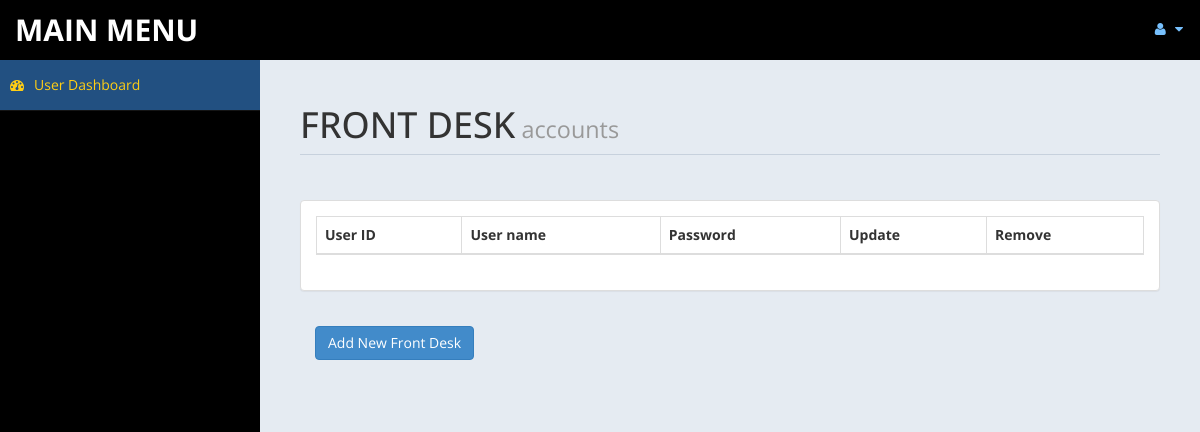
The app's page /frontdesk/usersetting.php (signed in), older data.
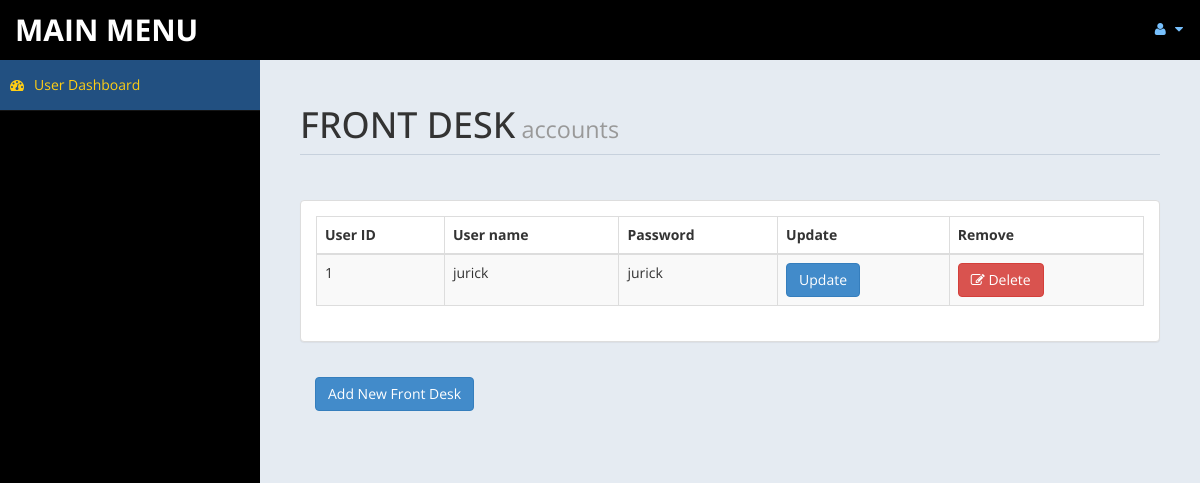
The same page, newer data.
### tables this page shows
CREATE TABLE `frontlogin` (
  `id` int(11) NOT NULL,
  `usname` varchar(200) NOT NULL,
  `pass` varchar(200) NOT NULL
);

### frontdesk/usersetting.php (the view, shortened to what this page needs)
<!DOCTYPE html>
<html xmlns="http://www.w3.org/1999/xhtml">
<head>
    <link href="assets/css/bootstrap.css" rel="stylesheet" />
    <link href="assets/css/font-awesome.css" rel="stylesheet" />
    <link href="assets/css/custom-styles.css" rel="stylesheet" />
    <link href="assets/js/dataTables/dataTables.bootstrap.css" rel="stylesheet" />
</head>
<body>
    <div id="wrapper">
        <nav class="navbar navbar-default top-navbar" role="navigation">
            <div class="navbar-header">
                <a class="navbar-brand" href="home.php">MAIN MENU </a>
            </div>
            <ul class="nav navbar-top-links navbar-right">
                <li class="dropdown">
                    <a class="dropdown-toggle" data-toggle="dropdown" href="#" aria-expanded="false">
                        <i class="fa fa-user fa-fw"></i> <i class="fa fa-caret-down"></i>
                    </a>
                </li>
            </ul>
        </nav>
        <nav class="navbar-default navbar-side" role="navigation">
            <div class="sidebar-collapse">
                <ul class="nav" id="main-menu">
                    <li>
                        <a class="active-menu" href="settings.php"><i class="fa fa-dashboard"></i>User Dashboard</a>
                    </li>
            </div>
        </nav>
        <div id="page-wrapper" >
            <div id="page-inner">
			 <div class="row">
                    <div class="col-md-12">
                        <h1 class="page-header">
                           FRONT DESK<small> accounts </small>
                        </h1>
                    </div>
                </div>
            <?php
						include ('db.php');
						$sql = "SELECT * FROM `frontlogin`";
						$re = mysqli_query($con,$sql)
				?>
            <div class="row">
                <div class="col-md-12">
                    <div class="panel panel-default">
                        <div class="panel-body">
                            <div class="table-responsive">
                                <table class="table table-striped table-bordered table-hover" id="dataTables-example">
                                    <thead>
                                        <tr>
                                            <th>User ID</th>
											<th>User name</th>
                                            <th>Password</th>
											<th>Update</th>
											<th>Remove</th>
                                        </tr>
                                    </thead>
                                    <tbody>
									<?php
										while($row = mysqli_fetch_array($re))
										{
											$id = $row['id'];
											$us = $row['usname'];
											$ps = $row['pass'];
											if($id % 2 ==0 )
											{
												echo"<tr class='gradeC'>
													<td>".$id."</td>
													<td>".$us."</td>
													<td>".$ps."</td>
													<td><button class='btn btn-primary btn' data-toggle='modal' data-target='#myModal'>
															 Update
													</button></td>
													<td><a href=usersettingdel.php?eid=".$id ." <button class='btn btn-danger'> <i class='fa fa-edit' ></i> Delete</button></td>
												</tr>";
											}
											else
											{
												echo"<tr class='gradeU'>
													<td>".$id."</td>
													<td>".$us."</td>
													<td>".$ps."</td>
													<td><button class='btn btn-primary btn' data-toggle='modal' data-target='#myModal'>
                              Update
                            </button></td>
													<td><a href=usersettingdel.php?eid=".$id ." <button class='btn btn-danger'> <i class='fa fa-edit' ></i> Delete</button></td>
												</tr>";
											}
										}
									?>
                                    </tbody>
                                </table>
                            </div>
                        </div>
                    </div>
					<div class="panel-body">
                            <button class="btn btn-primary btn" data-toggle="modal" data-target="#myModal1">
															Add New Front Desk
													</button>
                            </div>
                        </div>
					<div class="panel-body">
                            </div>
                        </div>
                </div>
            </div>
            </div>
</body>
</html>

Row changes from the older to the newer data that the page shows:
added frontlogin: id "1", usname "jurick", pass "jurick"
